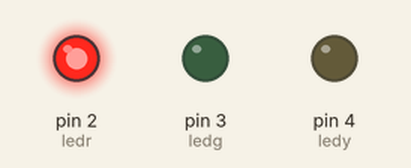
A sketch run on a simulated Arduino Uno, built with avr-gcc and run on an emulated ATmega328P. Shown: output pins drawn as LEDs (lit = HIGH).

Above: at 0.2 s.
At 1.2 s:
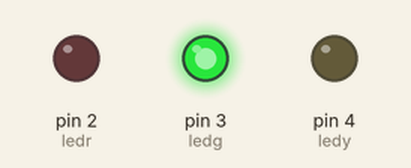
At 2.2 s:
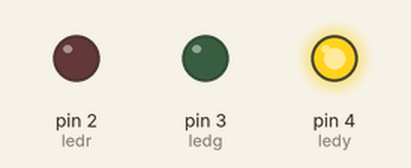
At 5.7 s:
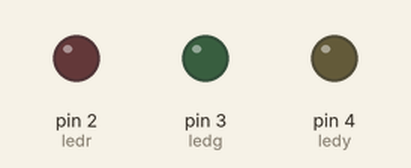
Timing chart, 0 to 6.9 s (numbered marks = the images above):
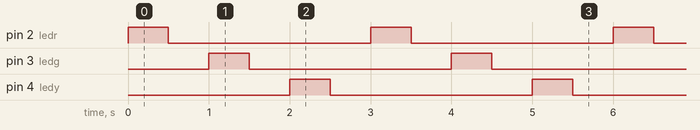

The sketch:

_1_PIN_OUT.ino
```cpp
//D2,D3,D4  LED +
//D10       LED -      PWM
//D2--D8   5611BS-6 -
//D9       5611BS-6 +  PWM
//D11      12864 SDA
//D12      12864 SCL
//A0       RIGHT BUTTON
//A1       LEFT  BUTTON
int ledr = 2;
int ledg = 3;
int ledy = 4;
int gnd = 10;

void setup() {

     pinMode(ledr, OUTPUT);
     pinMode(ledg, OUTPUT);
     pinMode(ledy, OUTPUT);
     pinMode(gnd, OUTPUT);

}


void loop() {
      digitalWrite(gnd, LOW);
      digitalWrite(ledr, HIGH);
      delay(500);
      digitalWrite(ledr, LOW);
      delay(500);
      digitalWrite(ledg, HIGH);
      delay(500);
      digitalWrite(ledg, LOW);
      delay(500);
      digitalWrite(ledy, HIGH);
      delay(500);
      digitalWrite(ledy, LOW);
      delay(500);
}
```

Measured:
- by itself, pin 2 (ledr), pin 3 (ledg), pin 4 (ledy): alternates HIGH for 0.50 s and LOW for 2.5 s
- by itself, everything shown: repeats every 3.0 s, in 6 steps
